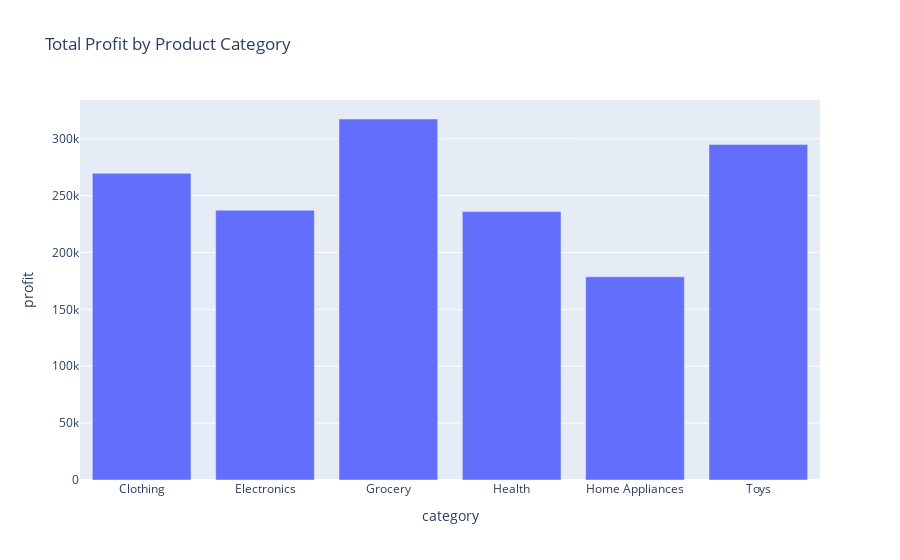

Notebook code cell kept with this figure:
### Code cell
df['profit'] = df['revenue'] - df['cost'] - df['holding_cost']
profit_by_category = df.groupby('category')['profit'].sum().reset_index()
px.bar(profit_by_category, x='category', y='profit', title='Total Profit by Product Category').show()

### Figure 1 — Plotly figure (JSON) as saved in the notebook; plotly's stock layout.template omitted (floating-point values rounded to 4 significant figures)
{"data": [{"alignmentgroup": "True", "hovertemplate": "category=%{x}<br>profit=%{y}<extra></extra>", "legendgroup": "", "marker": {"color": "#636efa", "pattern": {"shape": ""}}, "name": "", "offsetgroup": "", "orientation": "v", "showlegend": false, "textposition": "auto", "type": "bar", "x": ["Clothing", "Electronics", "Grocery", "Health", "Home Appliances", "Toys"], "xaxis": "x", "y": [269600.0, 237100.0, 317300.0, 235916, 178600.0, 294800.0], "yaxis": "y"}], "layout": {"barmode": "relative", "legend": {"tracegroupgap": 0}, "title": {"text": "Total Profit by Product Category"}, "xaxis": {"anchor": "y", "domain": [0, 1], "title": {"text": "category"}}, "yaxis": {"anchor": "x", "domain": [0, 1], "title": {"text": "profit"}}}}
